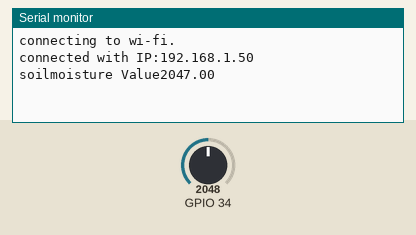
Simulated run of this sketch. Board: ESP32. Parts: the last lines printed to the serial monitor. The test bench sets the inputs (shaded band); at power-on: GPIO 34 = 2048. WiFi joins after 1.5 s; servers stay silent unless stated.

Above: at 3.0 s.
3.1 s: GPIO 34 set to 2866
At 3.5 s:
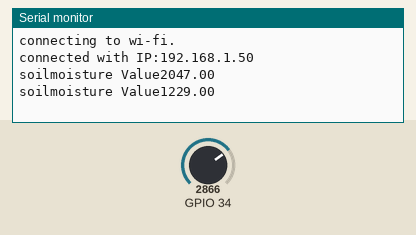
4.7 s: GPIO 34 set to 3603
At 6.3 s:
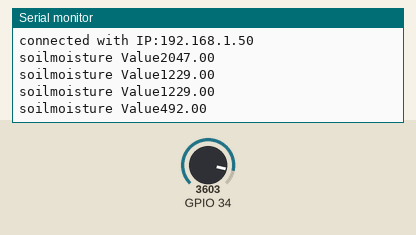
Timing chart, 0 to 7.8 s (numbered marks = the images above; inputs shaded):
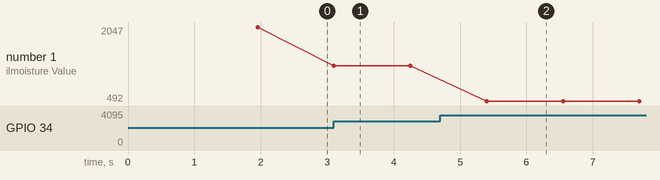

Measured:
- after the input at 3.1 s, the serial monitor: prints a new line at once (image 1)
- after the input at 4.7 s, the serial monitor: prints a new line after 0.70 s (image 2)
- plotted number 1: 2047 → 1229 after the input at 3.1 s, 1229 → 492 after the input at 4.7 s

The sketch:

soilmoisture.63.ino
```cpp
#include<WiFi.h>
#include "FirebaseESP32.h"
#define FIREBASE_HOST "iot63-8b5d7-default-rtdb.firebaseio.com"
#define FIREBASE_AUTH "49OtvW2ZaghUWfVYYbj4T3XlyB19uV7cDLn7xjjn"
#define WIFI_SSID "Nothing Phone(2a)5G"
#define WIFI_PASSWORD "9705991317"
FirebaseData firebaseData;
FirebaseAuth firebaseAuth;
FirebaseConfig firebaseConfig;
#define MOISTURE_SENSOR_PIN34
float smValue;
String tag="IOTLAB/MY_APP/Sensor_VAlue";
void setup() {
  Serial.begin(115200);
  WiFiInit();
  FirebaseInit();
}
void loop(){
  FirebaseWrite();
  smValue=4095-analogRead(34);

  Serial.print("soilmoisture Value");
  Serial.println(smValue);
  delay(1000);
}
void WiFiInit(){
 WiFi.begin(WIFI_SSID,WIFI_PASSWORD);
 Serial.print("connecting to wi-fi");
 while (WiFi.status() !=WL_CONNECTED);
{
  Serial.print(".");
  delay(300);
 }
Serial.println();
Serial.print("connected with IP:");
Serial.println(WiFi.localIP());
Serial.println();
}
void FirebaseInit(){
    firebaseConfig.host = FIREBASE_HOST;
    firebaseConfig.signer.tokens.legacy_token = FIREBASE_AUTH;
    Firebase.begin(&firebaseConfig,&firebaseAuth);
    Firebase.reconnectWiFi(true);
}
void FirebaseWrite(){
  Firebase.setFloat(firebaseData, tag, smValue);
}
```
